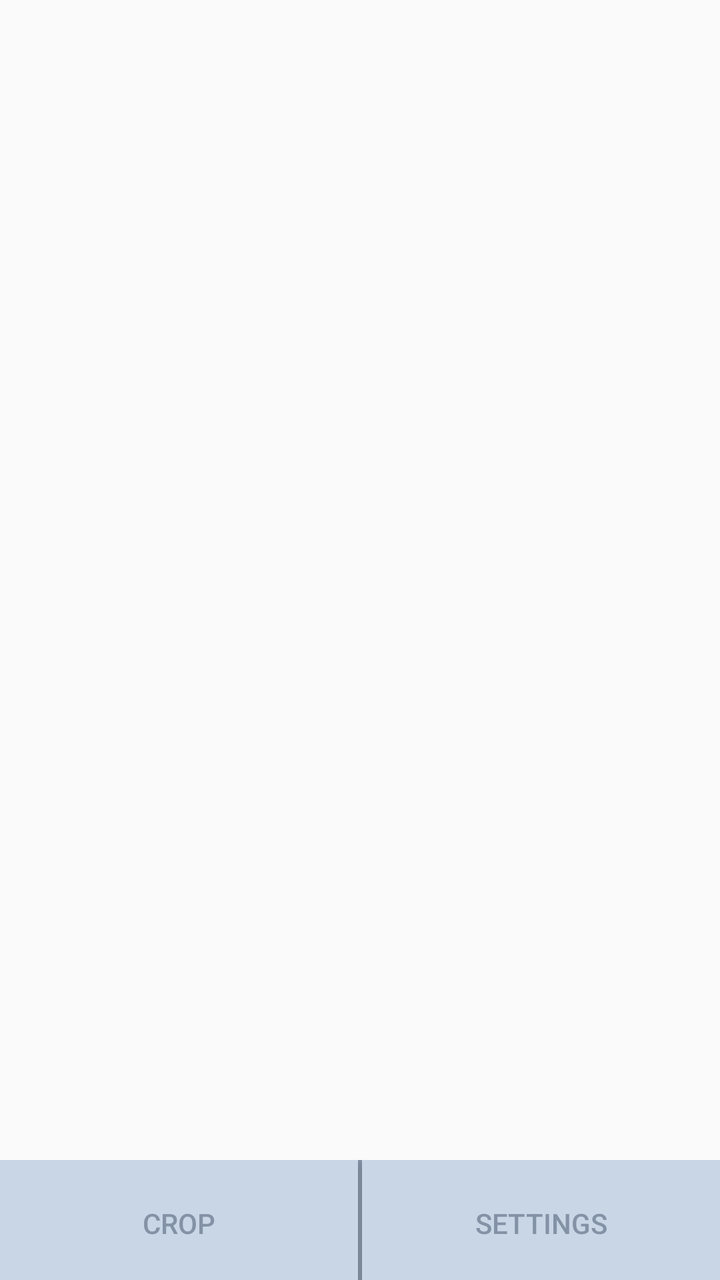
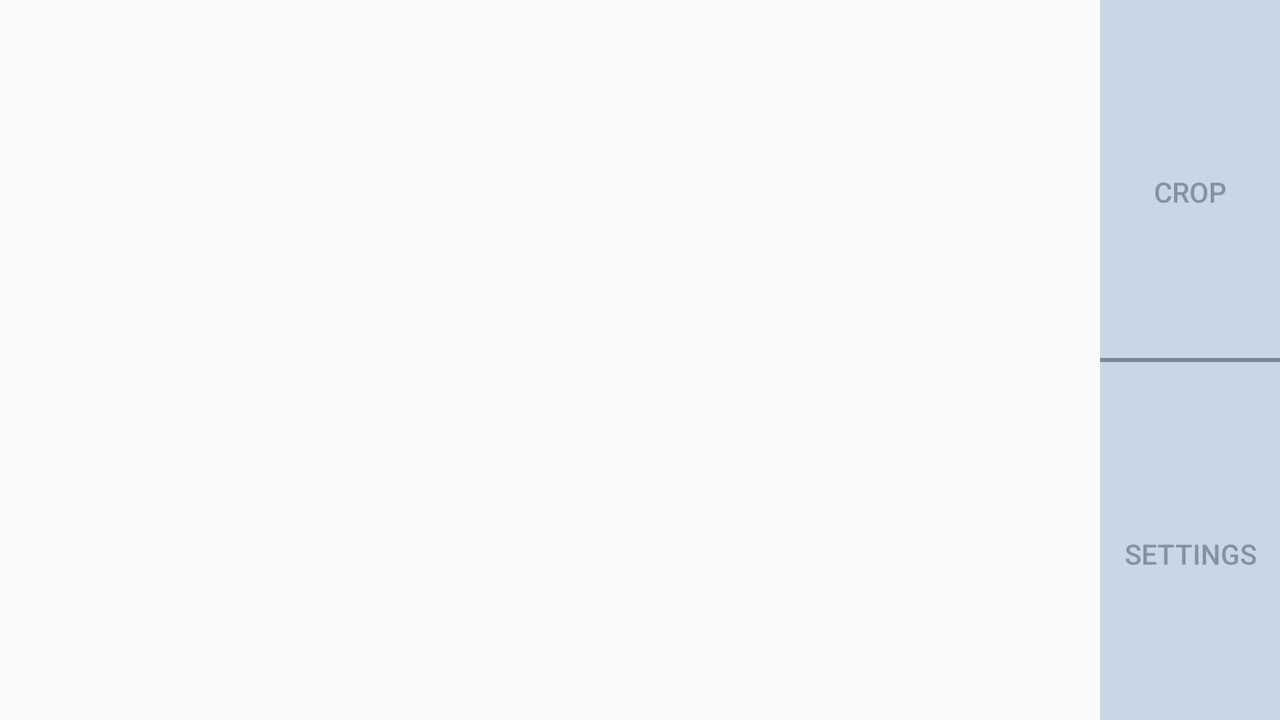

An Android layout and its configuration variant, each rendered on a device that would load it. The default file and the variant file are quoted in full after the pictures.
<!-- AndroidManifest.xml: application theme AppTheme -->
<!-- res/layout/fragment_main.xml -->
<?xml version="1.0" encoding="utf-8"?>
<LinearLayout xmlns:android="http://schemas.android.com/apk/res/android"
    xmlns:app="http://schemas.android.com/apk/res-auto"
    xmlns:tools="http://schemas.android.com/tools"
    android:orientation="vertical"
    android:layout_width="match_parent"
    android:layout_height="match_parent">


    <androidx.constraintlayout.widget.ConstraintLayout
        android:layout_width="match_parent"
        android:layout_height="match_parent">

        <ImageView
            android:id="@+id/image_view_main"
            android:layout_width="0dp"
            android:layout_height="0dp"
            android:contentDescription="@string/edit_image_view_description"
            app:layout_constraintBottom_toTopOf="@+id/linear_layout_edit_main"
            app:layout_constraintEnd_toEndOf="parent"
            app:layout_constraintStart_toStartOf="parent"
            app:layout_constraintTop_toTopOf="parent" />

        <LinearLayout
            android:id="@+id/linear_layout_edit_main"
            android:layout_width="0dp"
            android:layout_height="wrap_content"
            android:background="@color/colorLightGrey"
            android:gravity="bottom"
            android:orientation="horizontal"
            app:layout_constraintBottom_toBottomOf="parent"
            app:layout_constraintEnd_toEndOf="parent"
            app:layout_constraintStart_toStartOf="parent">

            <Button
                android:id="@+id/button_crop"
                android:layout_width="wrap_content"
                android:layout_height="60dp"
                android:layout_marginEnd="1dp"
                android:layout_marginRight="1dp"
                android:layout_weight="1"
                android:background="@drawable/btn_ripple_effect"
                android:drawableTop="@drawable/ic_crop_rotate"
                android:drawablePadding="5dp"
                android:paddingTop="8dp"
                android:paddingBottom="5dp"
                android:text="@string/action_open_crop"
                android:textColor="@color/colorLightGrey"
                android:textSize="14sp" />

            <Button
                android:id="@+id/button_columns"
                android:layout_width="wrap_content"
                android:layout_height="60dp"
                android:layout_marginStart="1dp"
                android:layout_marginLeft="1dp"
                android:layout_weight="1"
                android:background="@drawable/btn_ripple_effect"
                android:drawableTop="@drawable/ic_grid"
                android:drawablePadding="5dp"
                android:paddingTop="8dp"
                android:paddingBottom="5dp"
                android:text="@string/action_open_columns"
                android:textColor="@color/colorLightGrey"
                android:textSize="14sp" />
        </LinearLayout>
    </androidx.constraintlayout.widget.ConstraintLayout>
</LinearLayout>
<!-- resources referenced by this layout -->
<resources>
  <color name="colorLightGrey">#8492A6</color>
  <!-- drawable btn_ripple_effect (drawable) -->
  <?xml version="1.0" encoding="utf-8"?>
  <ripple xmlns:android="http://schemas.android.com/apk/res/android"
      android:color="@color/colorDarkBlue">
  
      <item android:id="@android:id/mask">
          <shape android:shape="rectangle">
              <solid android:color="@color/colorDarkBlue" />
          </shape>
      </item>
      <item>
          <shape android:shape="rectangle">
              
              <solid android:color="@color/colorLightBlue" />
          </shape>
      </item>
  </ripple>
  <string name="action_open_columns">Settings</string>
  <string name="action_open_crop">Crop</string>
  <string name="edit_image_view_description">Convertible image</string>
  <style name="AppTheme" parent="Theme.AppCompat.Light.DarkActionBar">
          
          <item name="colorPrimary">@color/colorPrimary</item>
          <item name="colorPrimaryDark">@color/colorPrimaryDark</item>
          <item name="colorAccent">@color/colorAccent</item>
          <item name="android:actionMenuTextAppearance">@style/customActionBar</item>
      </style>
  <color name="colorDarkBlue">#6186B6</color>
  <color name="colorLightBlue">#C9D6E6</color>
  <color name="colorPrimary">#C0CCDA</color>
  <color name="colorPrimaryDark">#8190A5</color>
  <color name="colorAccent">#47525E</color>
  <style name="customActionBar" parent="@android:style/TextAppearance.Holo.Widget.ActionBar.Menu">
          <item name="android:textSize">18sp</item>
          <item name="android:textAllCaps">false</item>
      </style>
</resources>
<!-- res/layout-land/fragment_main.xml (the repository's variant of the layout above) -->
<!-- drawn on the phone turned sideways -->
<?xml version="1.0" encoding="utf-8"?>
<LinearLayout xmlns:android="http://schemas.android.com/apk/res/android"
    xmlns:app="http://schemas.android.com/apk/res-auto"
    xmlns:tools="http://schemas.android.com/tools"
    android:orientation="vertical"
    android:layout_width="match_parent"
    android:layout_height="match_parent">


    <androidx.constraintlayout.widget.ConstraintLayout
        android:layout_width="match_parent"
        android:layout_height="match_parent">

        <ImageView
            android:id="@+id/image_view_main"
            android:layout_width="0dp"
            android:layout_height="0dp"
            android:layout_marginStart="0dp"
            android:layout_marginTop="0dp"
            android:layout_marginEnd="0dp"
            android:layout_marginBottom="0dp"
            android:contentDescription="@string/edit_image_view_description"
            app:layout_constraintBottom_toBottomOf="parent"
            app:layout_constraintEnd_toStartOf="@+id/linear_layout_edit_main"
            app:layout_constraintStart_toStartOf="parent"
            app:layout_constraintTop_toTopOf="parent" />

        <LinearLayout
            android:id="@+id/linear_layout_edit_main"
            android:layout_width="wrap_content"
            android:layout_height="0dp"
            android:layout_marginTop="0dp"
            android:layout_marginEnd="0dp"
            android:layout_marginBottom="0dp"
            android:background="@color/colorLightGrey"
            android:gravity="bottom"
            android:orientation="vertical"
            app:layout_constraintBottom_toBottomOf="parent"
            app:layout_constraintEnd_toEndOf="parent"
            app:layout_constraintTop_toTopOf="parent">

            <Button
                android:id="@+id/button_crop"
                android:layout_width="90dp"
                android:layout_height="wrap_content"
                android:layout_marginBottom="1dp"
                android:layout_weight="1"
                android:background="@drawable/btn_ripple_effect"
                android:drawableTop="@drawable/ic_crop_rotate"
                android:drawablePadding="0dp"
                android:paddingTop="28dp"
                android:paddingBottom="15dp"
                android:text="@string/action_open_crop"
                android:textColor="@color/colorLightGrey"
                android:textSize="14sp" />

            <Button
                android:id="@+id/button_columns"
                android:layout_width="90dp"
                android:layout_height="wrap_content"
                android:layout_marginTop="1dp"
                android:layout_weight="1"
                android:background="@drawable/btn_ripple_effect"
                android:drawableTop="@drawable/ic_grid"
                android:drawablePadding="0dp"
                android:paddingTop="28dp"
                android:paddingBottom="15dp"
                android:text="@string/action_open_columns"
                android:textColor="@color/colorLightGrey"
                android:textSize="14sp" />
        </LinearLayout>
    </androidx.constraintlayout.widget.ConstraintLayout>
</LinearLayout>
